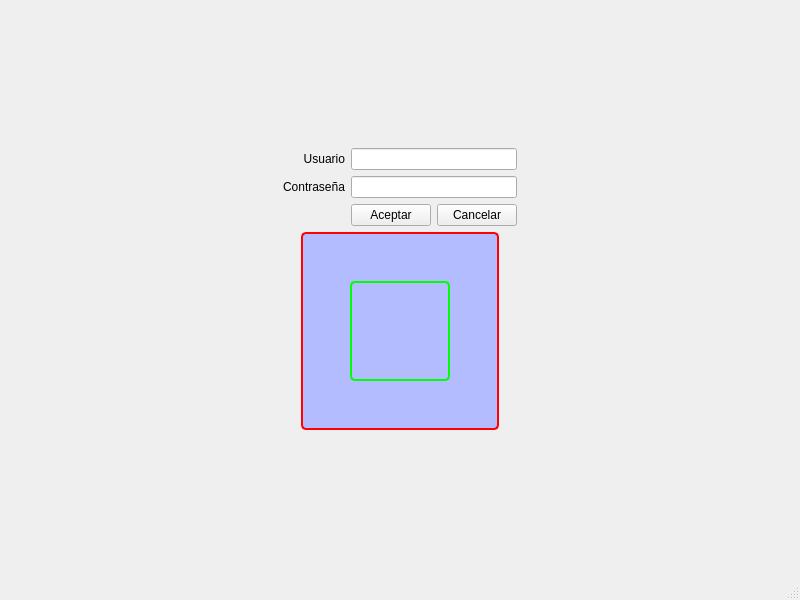
<?xml version="1.0" encoding="UTF-8"?>
<ui version="4.0">
 <class>MainWindow</class>
 <widget class="QMainWindow" name="MainWindow">
  <property name="geometry">
   <rect>
    <x>0</x>
    <y>0</y>
    <width>800</width>
    <height>600</height>
   </rect>
  </property>
  <property name="windowTitle">
   <string>MainWindow</string>
  </property>
  <property name="styleSheet">
   <string notr="true">QWidget#marco1{
	background-color: rgb(178, 188, 255);
	border-radius: 5;
	border: 2px;
	border-color: rgb(255, 0, 4);
	border-style: solid;
}</string>
  </property>
  <widget class="QWidget" name="centralwidget">
   <layout class="QGridLayout" name="gridLayout_5">
    <item row="0" column="0">
     <layout class="QGridLayout" name="gridLayout_4">
      <item row="0" column="2">
       <spacer name="verticalSpacer_5">
        <property name="orientation">
         <enum>Qt::Vertical</enum>
        </property>
        <property name="sizeHint" stdset="0">
         <size>
          <width>20</width>
          <height>40</height>
         </size>
        </property>
       </spacer>
      </item>
      <item row="1" column="1">
       <spacer name="horizontalSpacer_8">
        <property name="orientation">
         <enum>Qt::Horizontal</enum>
        </property>
        <property name="sizeHint" stdset="0">
         <size>
          <width>40</width>
          <height>20</height>
         </size>
        </property>
       </spacer>
      </item>
      <item row="1" column="2">
       <layout class="QGridLayout" name="gridLayout">
        <item row="0" column="1" colspan="2">
         <widget class="QLineEdit" name="lineEdit"/>
        </item>
        <item row="1" column="0">
         <widget class="QLabel" name="label_2">
          <property name="text">
           <string>Contraseña</string>
          </property>
          <property name="alignment">
           <set>Qt::AlignRight|Qt::AlignTrailing|Qt::AlignVCenter</set>
          </property>
         </widget>
        </item>
        <item row="2" column="0">
         <spacer name="horizontalSpacer">
          <property name="orientation">
           <enum>Qt::Horizontal</enum>
          </property>
          <property name="sizeHint" stdset="0">
           <size>
            <width>40</width>
            <height>20</height>
           </size>
          </property>
         </spacer>
        </item>
        <item row="2" column="1">
         <widget class="QPushButton" name="pushButton">
          <property name="text">
           <string>Aceptar</string>
          </property>
         </widget>
        </item>
        <item row="2" column="2">
         <widget class="QPushButton" name="pushButton_2">
          <property name="text">
           <string>Cancelar</string>
          </property>
         </widget>
        </item>
        <item row="0" column="0">
         <widget class="QLabel" name="label">
          <property name="text">
           <string>Usuario</string>
          </property>
          <property name="alignment">
           <set>Qt::AlignRight|Qt::AlignTrailing|Qt::AlignVCenter</set>
          </property>
         </widget>
        </item>
        <item row="1" column="1" colspan="2">
         <widget class="QLineEdit" name="lineEdit_2"/>
        </item>
       </layout>
      </item>
      <item row="1" column="3">
       <spacer name="horizontalSpacer_9">
        <property name="orientation">
         <enum>Qt::Horizontal</enum>
        </property>
        <property name="sizeHint" stdset="0">
         <size>
          <width>40</width>
          <height>20</height>
         </size>
        </property>
       </spacer>
      </item>
      <item row="2" column="0">
       <spacer name="horizontalSpacer_10">
        <property name="orientation">
         <enum>Qt::Horizontal</enum>
        </property>
        <property name="sizeHint" stdset="0">
         <size>
          <width>40</width>
          <height>20</height>
         </size>
        </property>
       </spacer>
      </item>
      <item row="2" column="1" colspan="3">
       <layout class="QHBoxLayout" name="horizontalLayout">
        <item>
         <spacer name="horizontalSpacer_4">
          <property name="orientation">
           <enum>Qt::Horizontal</enum>
          </property>
          <property name="sizeHint" stdset="0">
           <size>
            <width>40</width>
            <height>20</height>
           </size>
          </property>
         </spacer>
        </item>
        <item>
         <widget class="QWidget" name="marco1" native="true">
          <property name="styleSheet">
           <string notr="true">QWidget#marco12{
	background-color: rgb(178, 188, 255);
	border-radius: 5;
	border: 2px;
	border-color: rgb(0, 255, 4);
	border-style: solid;
}</string>
          </property>
          <layout class="QGridLayout" name="gridLayout_2">
           <item row="0" column="1">
            <spacer name="verticalSpacer_2">
             <property name="orientation">
              <enum>Qt::Vertical</enum>
             </property>
             <property name="sizeHint" stdset="0">
              <size>
               <width>20</width>
               <height>40</height>
              </size>
             </property>
            </spacer>
           </item>
           <item row="1" column="0">
            <spacer name="horizontalSpacer_2">
             <property name="orientation">
              <enum>Qt::Horizontal</enum>
             </property>
             <property name="sizeHint" stdset="0">
              <size>
               <width>40</width>
               <height>20</height>
              </size>
             </property>
            </spacer>
           </item>
           <item row="1" column="1">
            <widget class="QWidget" name="marco12" native="true">
             <property name="minimumSize">
              <size>
               <width>100</width>
               <height>100</height>
              </size>
             </property>
            </widget>
           </item>
           <item row="1" column="2">
            <spacer name="horizontalSpacer_3">
             <property name="orientation">
              <enum>Qt::Horizontal</enum>
             </property>
             <property name="sizeHint" stdset="0">
              <size>
               <width>40</width>
               <height>20</height>
              </size>
             </property>
            </spacer>
           </item>
           <item row="2" column="1">
            <spacer name="verticalSpacer">
             <property name="orientation">
              <enum>Qt::Vertical</enum>
             </property>
             <property name="sizeHint" stdset="0">
              <size>
               <width>20</width>
               <height>40</height>
              </size>
             </property>
            </spacer>
           </item>
          </layout>
         </widget>
        </item>
        <item>
         <spacer name="horizontalSpacer_7">
          <property name="orientation">
           <enum>Qt::Horizontal</enum>
          </property>
          <property name="sizeHint" stdset="0">
           <size>
            <width>40</width>
            <height>20</height>
           </size>
          </property>
         </spacer>
        </item>
       </layout>
      </item>
      <item row="2" column="4">
       <spacer name="horizontalSpacer_11">
        <property name="orientation">
         <enum>Qt::Horizontal</enum>
        </property>
        <property name="sizeHint" stdset="0">
         <size>
          <width>40</width>
          <height>20</height>
         </size>
        </property>
       </spacer>
      </item>
      <item row="3" column="2">
       <spacer name="verticalSpacer_6">
        <property name="orientation">
         <enum>Qt::Vertical</enum>
        </property>
        <property name="sizeHint" stdset="0">
         <size>
          <width>20</width>
          <height>40</height>
         </size>
        </property>
       </spacer>
      </item>
     </layout>
    </item>
   </layout>
  </widget>
  <widget class="QMenuBar" name="menubar">
   <property name="geometry">
    <rect>
     <x>0</x>
     <y>0</y>
     <width>800</width>
     <height>21</height>
    </rect>
   </property>
  </widget>
  <widget class="QStatusBar" name="statusbar"/>
 </widget>
 <resources/>
 <connections/>
</ui>
